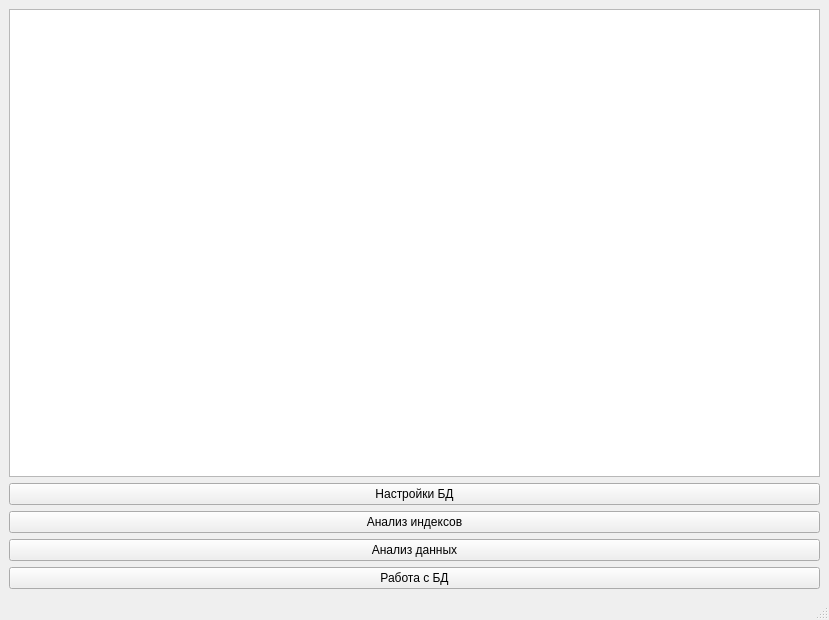
<?xml version="1.0" encoding="UTF-8"?>
<ui version="4.0">
 <class>MainWindow</class>
 <widget class="QMainWindow" name="MainWindow">
  <property name="geometry">
   <rect>
    <x>0</x>
    <y>0</y>
    <width>829</width>
    <height>620</height>
   </rect>
  </property>
  <property name="windowTitle">
   <string>MainWindow</string>
  </property>
  <widget class="QWidget" name="centralwidget">
   <layout class="QHBoxLayout" name="horizontalLayout">
    <item>
     <layout class="QVBoxLayout" name="verticalLayout">
      <item>
       <widget class="QTextBrowser" name="textBrowser"/>
      </item>
      <item>
       <widget class="QPushButton" name="pushButton_4">
        <property name="text">
         <string>Настройки БД</string>
        </property>
       </widget>
      </item>
      <item>
       <widget class="QPushButton" name="pushButton">
        <property name="text">
         <string>Анализ индексов</string>
        </property>
       </widget>
      </item>
      <item>
       <widget class="QPushButton" name="pushButton_2">
        <property name="text">
         <string>Анализ данных</string>
        </property>
       </widget>
      </item>
      <item>
       <widget class="QPushButton" name="pushButton_3">
        <property name="text">
         <string>Работа с БД</string>
        </property>
       </widget>
      </item>
     </layout>
    </item>
   </layout>
  </widget>
  <widget class="QStatusBar" name="statusbar"/>
 </widget>
 <resources/>
 <connections/>
</ui>
